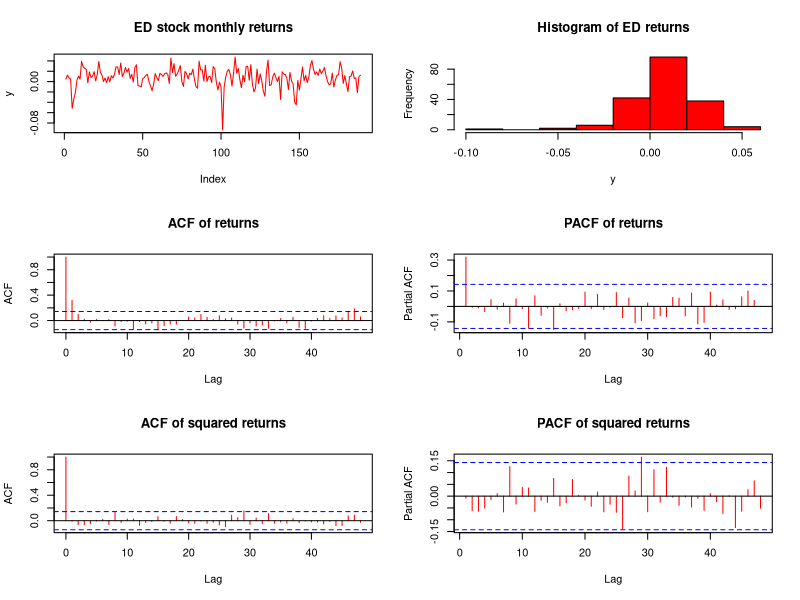
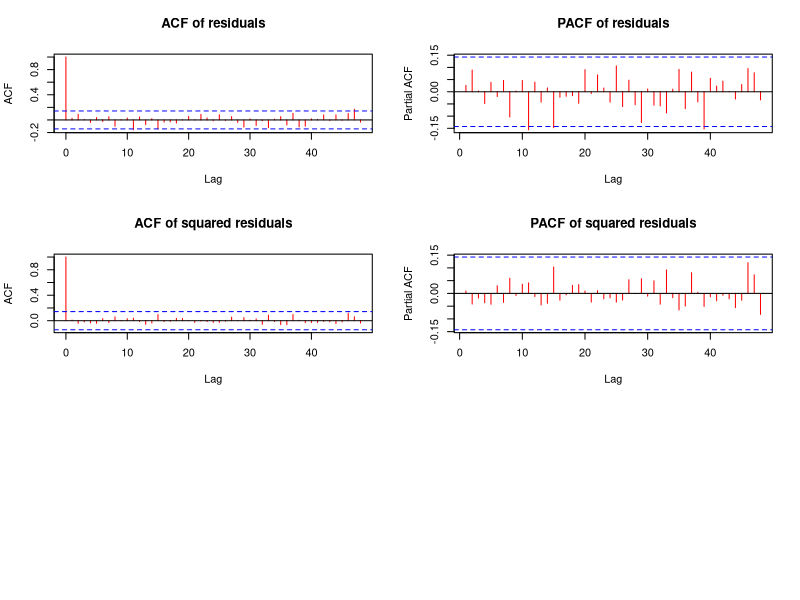

Generate these figures, in order, with R:
#Task 1
#Import data

library(readxl)
df=read_excel('Data_Assignment.xlsx')

a=df[,7]
y=a$y5
y=y[-c(1)]
y=as.numeric(y)


#Create Time Series
j=ts(y, frequency=12, start = c(1990,4))


# Summary Statistics and plots
par(mfrow=c(3,2))
plot(y, type="l", col='red', main="ED stock monthly returns")
hist(y,col='red', main="Histogram of ED returns")
acf(y, 48,col='red', main="ACF of returns")
pacf(y, 48,col='red', main="PACF of returns")
acf(y^2,48,col='red', main="ACF of squared returns")
pacf(y^2, 48,col='red', main="PACF of squared returns")


#ACF lag 1 out of bounds
ma1fit = arima(x = y, order = c(0, 0, 1))
ma1fit
#lag 1 statistically important




#Example MA
ma3fit=arima(y,order=c(0,0,3))
ma3fit
#Lafs 2,3 not statistically important




#Example AR
ar1fit = arima(y, order = c(1, 0, 0))
ar1fit
#Lag 1 not statistically important



#Corrected Model
par(mfrow=c(3,2)) 
model_residuals=ma1fit$residuals
residuals=ts(model_residuals, frequency=12, start = c(1990,4))

acf(ts(residuals,freq=1),col='red', 48, main="ACF of residuals")
pacf(ts(residuals,freq=1),col='red', 48, main="PACF of residuals")
acf(ts(residuals^2,freq=1),col='red', 48, main="ACF of squared residuals")
pacf(ts(residuals^2,freq=1),col='red', 48, main="PACF of squared residuals")
#qqnorm(residuals,col='red',main="Normal QQplot of residuals")
#qqline(residuals, col='red')
#PACF of residuals good enough for real data